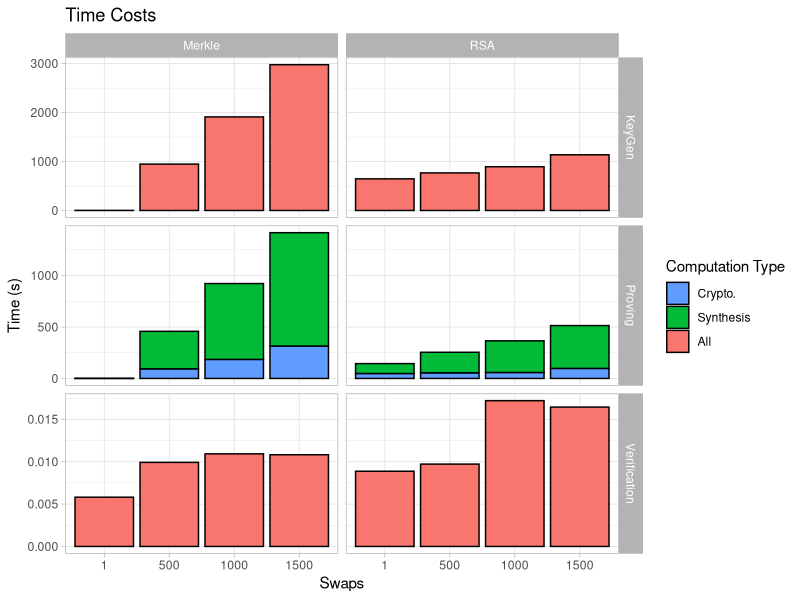

Here is the R script that generated this plot: (Note: this script raises an error after producing the figure.)
library(tidyverse)

data <- read_csv("timings.csv")

grouped <- data %>% pivot_longer(init:ver, names_to = "phase", values_to = "time")
grouped$swaps <- as.factor(grouped$swaps)
subbed <- grouped %>%
  mutate(work_type = ifelse(phase == "pcrypto", "crypto", ifelse(phase == "psynth", "synth", "all"))) %>%
  mutate(phase = ifelse(work_type == "all", phase, "prover")) %>%
  arrange(work_type) %>% filter(phase != "init")
subbed$work_type <- factor(subbed$work_type, levels = c('all','synth', 'crypto'))

set_labels <- c(merkle = "Merkle", rsa = "RSA")
phase_labels <- c(param = "KeyGen", prover = "Proving", ver = "Verification")

ggplot(data = subbed, mapping = aes(y=time, x=swaps, fill = work_type)) +
  facet_grid(phase~set, scales="free_y", labeller = labeller(set = set_labels, phase = phase_labels)) +
  geom_col(position = "stack", color = "black") +
  guides(fill = guide_legend(reverse=TRUE)) +
  theme_light() +
  scale_fill_discrete(
    breaks = c("all", "synth", "crypto"),
    labels = c("All", "Synthesis", "Crypto.")
  ) +
  labs(
    fill = "Computation Type",
    y = "Time (s)",
    x = "Swaps",
    title = "Time Costs"
  ) +
  ggsave("timings.pdf", width = 6, height = 6, units = "in")
